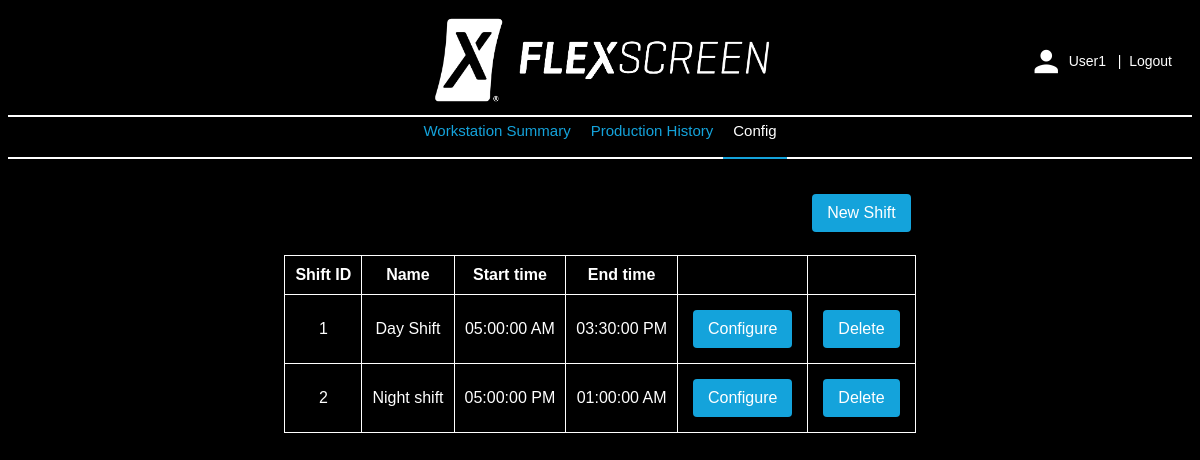
/website/shiftConfig.php, run on the app's committed database.
### tables this page shows
CREATE TABLE `shift` (
  `shiftId` int(11) NOT NULL,
  `shiftName` tinytext NOT NULL,
  `startTime` time NOT NULL,
  `endTime` time NOT NULL
);

### website/common/databaseKey.php (called while the page is built)
<?php
$SERVER = "localhost";
$USER = "root";
$PASSWORD = "";
$DATABASE = "flexscreen";
?>

### website/common/database.php (called while the page is built, shortened)
<?php
require_once 'databaseKey.php';
class MySqlDatabase implements Database
{
   function __construct(
      $server,
      $user,
      $password,
      $database)
   {
      $this->server = $server;
      $this->user = $user;
      $this->password = $password;
      $this->database = $database;
   }
   public function connect()
   {
      $this->connection = new mysqli($this->server, $this->user, $this->password, $this->database);
      if ($this->connection->connect_error)
      {
      }
      else
      {
         $this->isConnected = true;
      }
   }
   public function isConnected()
   {
      return ($this->isConnected);
   }
   public function query(
      $query)
   {
      $result = NULL;
      if ($this->isConnected())
      {
         $result = $this->connection->query($query);
      }
      return ($result);
   }
   private $server = "";
   private $user = "";
   private $password = "";
   private $database = "";
   private $connection;
   private $isConnected = false;
}
class FlexscreenDatabase extends MySqlDatabase
{
   public static function getInstance()
   {
      if (!FlexscreenDatabase::$databaseInstance)
      {
         self::$databaseInstance = new FlexscreenDatabase();
         self::$databaseInstance->connect();
      }
      return (self::$databaseInstance);
   }
   public function getShift($shiftId)
   {
      $query = "SELECT * from shift WHERE shiftId = \"$shiftId\";";
      $result = $this->query($query);
      return ($result);
   }
   public function getShifts()
   {
      $query = "SELECT * from shift ORDER BY startTime ASC;";
      $result = $this->query($query);
      return ($result);
   }
   private static $databaseInstance = null;
}
?>

### website/common/shiftInfo.php (called while the page is built, shortened)
<?php
require_once 'database.php';
class ShiftInfo
{
   public static function load($shiftId)
   {
      $shiftInfo = null;
      $database = FlexscreenDatabase::getInstance();
      if ($database && $database->isConnected())
      {
         $result = $database->getShift($shiftId);
         if ($result && ($row = $result->fetch_assoc()))
         {
            $shiftInfo= new ShiftInfo();
            $shiftInfo->shiftId = intval($row['shiftId']);
            $shiftInfo->shiftName = $row['shiftName'];
            $shiftInfo->startTime = $row['startTime'];
            $shiftInfo->endTime = $row['endTime'];
         }
      }
      return ($shiftInfo);
   }
}
?>

### website/shiftConfig.php (the view, shortened to what this page needs)
<?php
require_once 'common/database.php';
require_once 'common/header.php';
require_once 'common/shiftInfo.php';
function renderTable()
{
   echo
<<<HEREDOC
   <table>
      <tr>
         <th>Shift ID</th>
         <th>Name</th>
         <th>Start time</th>
         <th>End time</th>
         <th></th>
         <th></th>
      </tr>
HEREDOC;
   $database = FlexscreenDatabase::getInstance();
   if ($database && $database->isConnected())
   {
      $result = $database->getShifts();
      while ($result && $row = $result->fetch_assoc())
      {
         $shiftInfo = ShiftInfo::load($row["shiftId"]);
         if ($shiftInfo)
         {
            $startTime = new DateTime($shiftInfo->startTime);
            $endTime = new DateTime($shiftInfo->endTime);
            echo
<<<HEREDOC
            <tr>
               <td>$shiftInfo->shiftId</td>
               <td>$shiftInfo->shiftName</td>
               <td>{$startTime->format("h:i:s A")}</td>
               <td>{$endTime->format("h:i:s A")}</td>
               <td><button class="config-button" onclick="setShiftId($shiftInfo->shiftId); setShiftInfo('$shiftInfo->shiftName', '$shiftInfo->startTime', '$shiftInfo->endTime'); showModal('config-modal');">Configure</button></div></td>
               <td><button class="config-button" onclick="setShiftId($shiftInfo->shiftId); showModal('confirm-delete-modal');">Delete</button></div></td>
            </tr>
HEREDOC;
         }
      }
   }
}
?>
<html>
<head>
   <link rel="stylesheet" type="text/css" href="css/flex.css"/>
   <link rel="stylesheet" type="text/css" href="css/flexscreen.css"/>
   <link rel="stylesheet" type="text/css" href="css/modal.css"/>
</head>
<body>
<div class="flex-vertical" style="align-items: flex-start;">
   <?php include 'common/menu.php';?>
   <div class="main vertical">
      <div class="flex-vertical" style="align-items: flex-end;">
         <button class="config-button" onclick="setShiftInfo('', '', ''); showModal('config-modal');">New Shift</button>
         <br>
         <?php renderTable();?>
</body>
</html>

### website/css/flex.css (style rules this page uses)
.flex-vertical { display: flex; flex-direction: column; align-items: center; justify-content: center; }

### website/css/flexscreen.css (style rules this page uses)
body { color: white; }
table { border-collapse: collapse; }
table, th, td { color: white; border: 1px solid white; text-align: center; }
th, td { padding: 10px; }
body { min-height: 100%; background: black; font-family: "Avant Garde", Avantgarde, "Century Gothic", CenturyGothic, AppleGothic, sans-serif; }
.main { width: 100%; height: 100%; display: flex; flex-direction: row; justify-content: center; align-items: flex-start; }
.main.vertical { flex-direction: column; justify-content: flex-start; align-items: center; }
.config-button { background-color: #14a3db; border: none; color: white; padding: 10px 15px; text-align: center; text-decoration: none; font-size: 16px; border-radius: 4px; margin: 5px; }

### data on the page
shift: shiftId "1", shiftName "Day Shift", startTime "05:00:00 AM", endTime "03:30:00 PM"
shift: shiftId "2", shiftName "Night shift", startTime "05:00:00 PM", endTime "01:00:00 AM"

### other printed values
$username "User1"
